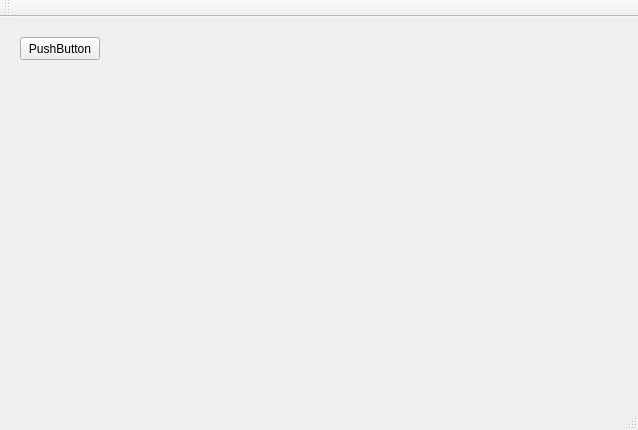
<?xml version="1.0" encoding="UTF-8"?>
<ui version="4.0">
 <class>MainWindow</class>
 <widget class="QMainWindow" name="MainWindow">
  <property name="geometry">
   <rect>
    <x>0</x>
    <y>0</y>
    <width>638</width>
    <height>430</height>
   </rect>
  </property>
  <property name="windowTitle">
   <string>MainWindow</string>
  </property>
  <widget class="QWidget" name="centralWidget">
   <widget class="QPushButton" name="pushButton">
    <property name="geometry">
     <rect>
      <x>20</x>
      <y>20</y>
      <width>80</width>
      <height>23</height>
     </rect>
    </property>
    <property name="text">
     <string>PushButton</string>
    </property>
   </widget>
   <widget class="QStackedWidget" name="stackedWidget">
    <property name="geometry">
     <rect>
      <x>130</x>
      <y>20</y>
      <width>421</width>
      <height>311</height>
     </rect>
    </property>
    <property name="currentIndex">
     <number>0</number>
    </property>
    <widget class="QWidget" name="page"/>
    <widget class="QWidget" name="page_2"/>
   </widget>
  </widget>
  <widget class="QMenuBar" name="menuBar">
   <property name="geometry">
    <rect>
     <x>0</x>
     <y>0</y>
     <width>638</width>
     <height>20</height>
    </rect>
   </property>
  </widget>
  <widget class="QToolBar" name="mainToolBar">
   <attribute name="toolBarArea">
    <enum>TopToolBarArea</enum>
   </attribute>
   <attribute name="toolBarBreak">
    <bool>false</bool>
   </attribute>
  </widget>
  <widget class="QStatusBar" name="statusBar"/>
 </widget>
 <layoutdefault spacing="6" margin="11"/>
 <resources/>
 <connections/>
</ui>
